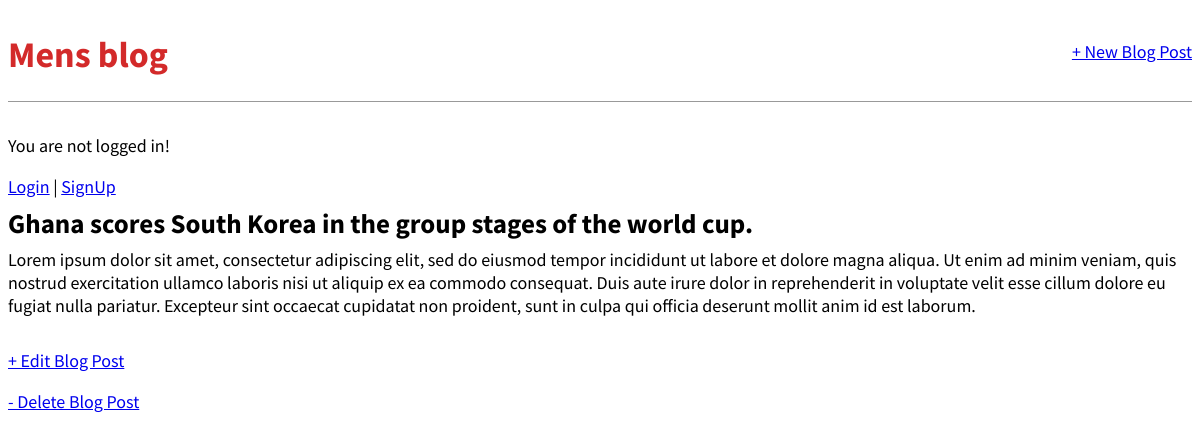
The app's page /post/1/ with its own data.
### blog01/models.py (models this page shows, shortened)
class Post(models.Model):
    title = models.CharField(max_length=200)
    author = models.ForeignKey(
        "auth.User",
        on_delete=models.CASCADE,
        )
    body = models.TextField()

### blog01/views.py (the view)
# urls.py: path("post/<int:pk>/", BlogDetailView.as_view(), name="post_detail"),
class BlogDetailView(DetailView):
    model = Post
    template_name = "post_detail.html"

### templates/post_detail.html
{% extends "base.html" %}
{% block content%}
<div class="post-entry">
    <h2>{{object.title}}</h2>
    <p>{{object.body}}</p>
</div>
    <p>
        <a href="{%url 'post_edit' post.pk %}">+ Edit Blog Post</a>
    </p>
    <p>
        <a href="{%url 'post_delete' post.pk %}">- Delete Blog Post</a>
    </p>
{%endblock content%}

### static/css/base.css (style rules this page uses)
body { font-family: 'Source Sans Pro', sans-serif; font-size: 18px; }
.post-entry { margin-bottom: 2rem; }
.post-entry h2 { margin: 0.5rem 0; }
.post-entry p { margin: 0; font-weight: 400; }

### records on screen
Post: title "Ghana scores South Korea in the group stages of the world cup.", body "Lorem ipsum dolor sit amet, consectetur adipiscing elit, sed do eiusmod tempor incididunt ut labore et dolore magna aliqua. Ut enim ad minim veniam, quis nostrud exercitation ullamco laboris nisi ut aliquip ex ea commodo consequat. Duis aute irure dolor in reprehenderit in voluptate velit esse cillum dolore eu fugiat nulla pariatur. Excepteur sint occaecat cupidatat non proident, sunt in culpa qui officia deserunt mollit anim id est laborum."
